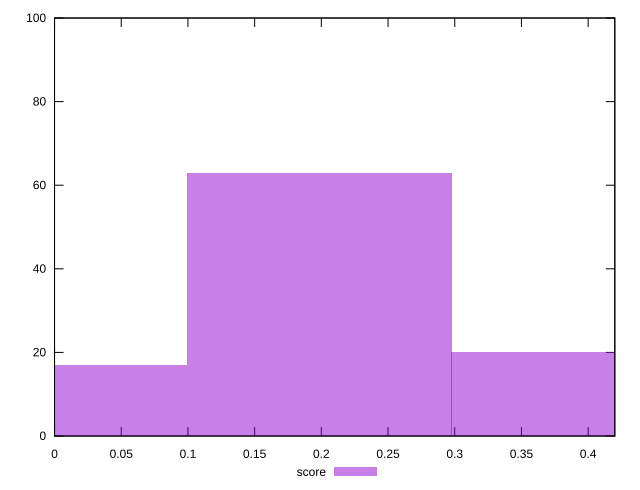

Write gnuplot code to recreate this figure.
reset

$score <<EOF
0 17
0.3967662916923175 20
0.19838314584615874 63
EOF

set key outside below
set boxwidth 0.19838314584615874
set xrange [0:0.42]
set yrange [0:100]
set trange [0:100]
set style fill transparent solid 0.5 noborder
set terminal svg size 640, 490 enhanced background rgb 'white'
set output "report_00009_2021-02-08T22-37-41.559Z/speed-index/samples/pages/score/histogram.svg"

plot $score title "score" with boxes

reset
